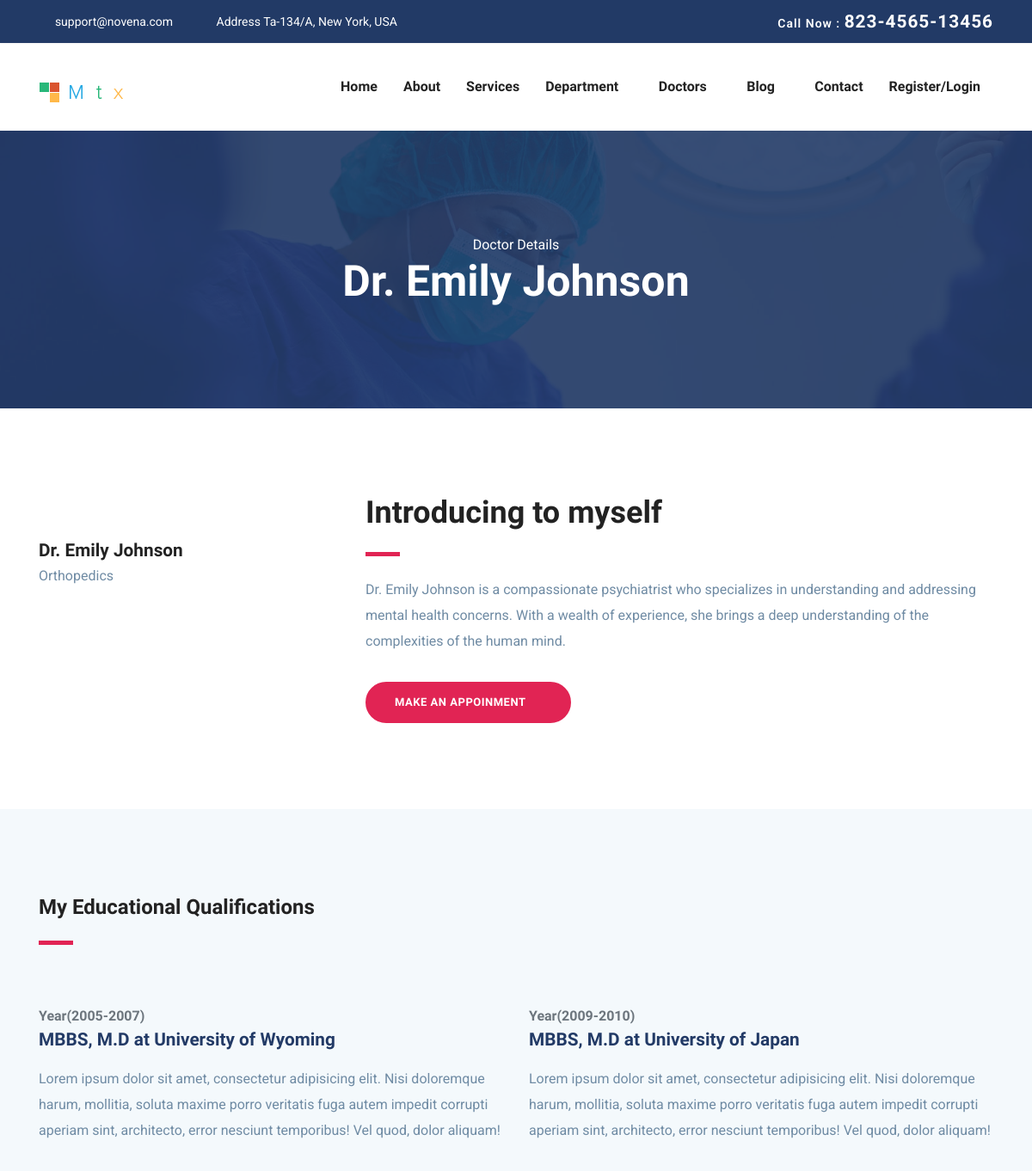
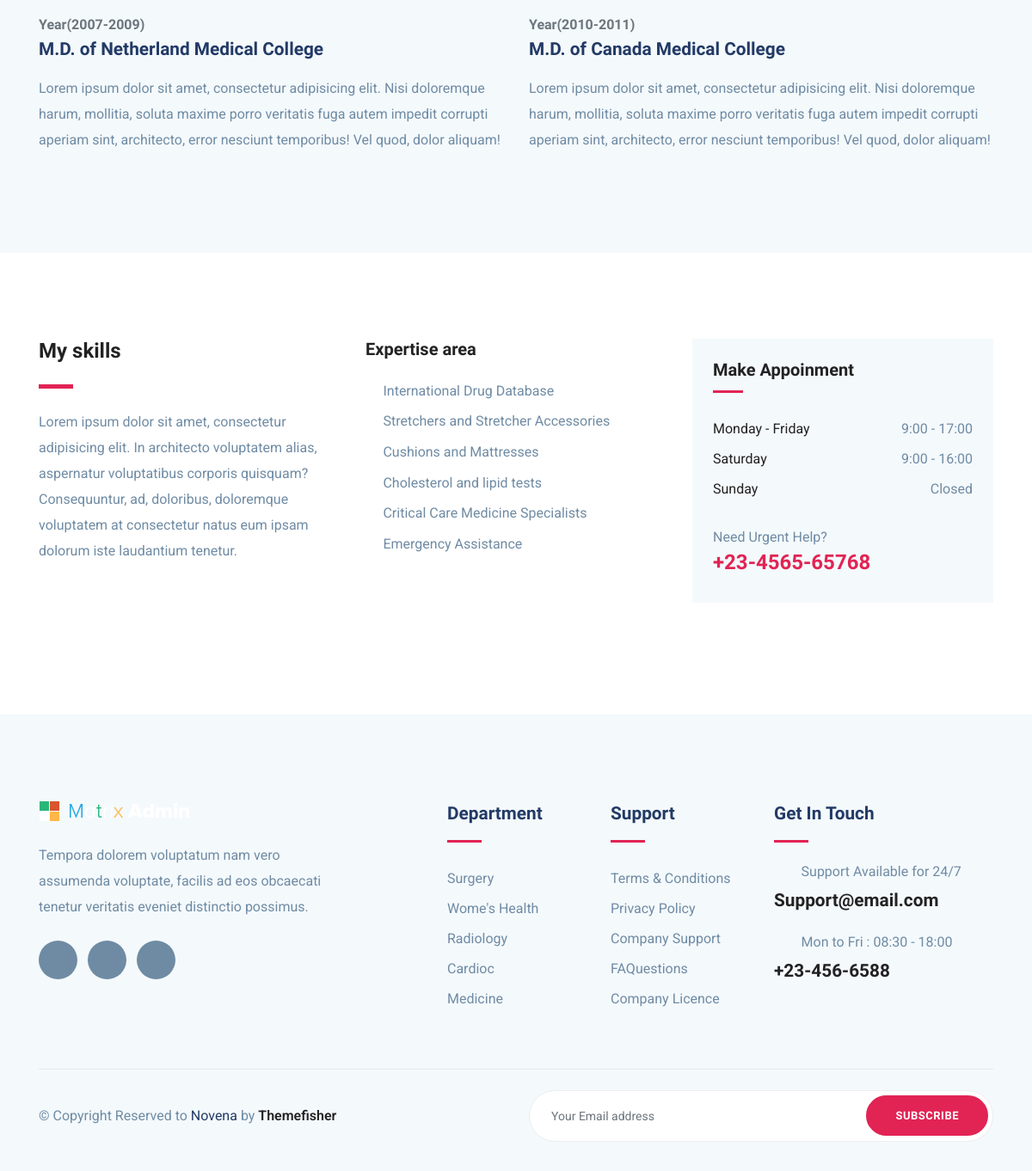
The page /FrontEnd/single_doctor/6 on the database its author committed (2 pictures, top to bottom).
### Backend/models.py (models this page shows)
class doctordb(models.Model):
    name=models.CharField(max_length=100,null=True,blank=True)
    username=models.CharField(max_length=100,null=True,blank=True)
    image=models.ImageField(upload_to="doctor_profile",null=True,blank=True)
    email=models.EmailField(null=True,blank=True,max_length=50)
    address=models.CharField(max_length=100,null=True,blank=True)
    description=models.CharField(max_length=100,null=True,blank=True)
    password=models.CharField(max_length=100,null=True,blank=True)
    department=models.CharField(max_length=100,null=True,blank=True)
    contact=models.CharField(max_length=100,null=True,blank=True)

### FrontEnd/views.py (the view)
# urls.py: path('single_doctor/<int:doc_id>',views.single_doctor,name="single_doctor"),
def single_doctor(request,doc_id):
    doc=doctordb.objects.get(id=doc_id)
    return render(request,"single_doctor.html",{"doc":doc})

### FrontEnd/templates/single_doctor.html (shortened to what this page needs)
<!DOCTYPE html>
{% load static %}
<html lang="zxx">
<head>
  <link rel="stylesheet" href="{% static 'plugins/bootstrap/css/bootstrap.min.css' %}">
  <link rel="stylesheet" href="{% static 'plugins/icofont/icofont.min.css' %}">
  <link rel="stylesheet" href="{% static 'plugins/slick-carousel/slick/slick.css' %}">
  <link rel="stylesheet" href="{% static 'plugins/slick-carousel/slick/slick-theme.css' %}">
  <link rel="stylesheet" href="{% static 'css/style.css' %}">
</head>
<body id="top">
<header>
	<div class="header-top-bar">
		<div class="container">
			<div class="row align-items-center">
				<div class="col-lg-6">
					<ul class="top-bar-info list-inline-item pl-0 mb-0">
						<li class="list-inline-item"><a href="mailto:support@gmail.com"><i class="icofont-support-faq mr-2"></i>support@novena.com</a></li>
						<li class="list-inline-item"><i class="icofont-location-pin mr-2"></i>Address Ta-134/A, New York, USA </li>
					</ul>
				</div>
				<div class="col-lg-6">
					<div class="text-lg-right top-right-bar mt-2 mt-lg-0">
						<a href="tel:+23-345-67890" >
							<span>Call Now : </span>
							<span class="h4">823-4565-13456</span>
						</a>
					</div>
				</div>
			</div>
		</div>
	</div>
	<nav class="navbar navbar-expand-lg navigation" id="navbar">
		<div class="container">
		 	 <a class="navbar-brand" href="index.html">
			  	<img src="images/logo.png" alt="" class="img-fluid">
			  </a>
		  <div class="collapse navbar-collapse" id="navbarmain">
			<ul class="navbar-nav ml-auto">
			  <li class="nav-item active">
				<a class="nav-link" href="{% url 'homepage' %}">Home</a>
			  </li>
			   <li class="nav-item"><a class="nav-link" href="{% url 'about' %}">About</a></li>
			    <li class="nav-item"><a class="nav-link" href="{% url 'service' %}">Services</a></li>
			    <li class="nav-item dropdown">
					<a class="nav-link dropdown-toggle" href="#" id="dropdown02" data-toggle="dropdown" aria-haspopup="true" aria-expanded="false">Department <i class="icofont-thin-down"></i></a>
			  	</li>
			  	<li class="nav-item dropdown">
					<a class="nav-link dropdown-toggle" href="#" id="dropdown03" data-toggle="dropdown" aria-haspopup="true" aria-expanded="false">Doctors <i class="icofont-thin-down"></i></a>
			  	</li>
			   <li class="nav-item dropdown">
					<a class="nav-link dropdown-toggle" href="blog-sidebar.html" id="dropdown05" data-toggle="dropdown" aria-haspopup="true" aria-expanded="false">Blog <i class="icofont-thin-down"></i></a>
			  	</li>
			   <li class="nav-item"><a class="nav-link" href="{% url 'contact' %}">Contact</a></li>
				{% if request.session.username %}
			   <li class="nav-item"><a class="nav-link" href="{% url 'user_Logout' %}">{{request.session.username}} / Logout</a></li>
				{% else %}
				<li class="nav-item"><a class="nav-link" href="{% url 'login_signup' %}">Register/Login</a></li>
				{% endif %}
			</ul>
		  </div>
		</div>
	</nav>
</header>
<section class="page-title bg-1">
  <div class="container">
    <div class="row">
      <div class="col-md-12">
        <div class="block text-center">
          <span class="text-white">Doctor Details</span>
          <h1 class="text-capitalize mb-5 text-lg">{{doc.name}}</h1>
        </div>
      </div>
    </div>
  </div>
</section>
<section class="section doctor-single">
	<div class="container">
		<div class="row">
			<div class="col-lg-4 col-md-6">
				<div class="doctor-img-block">
					<div class="info-block mt-4">
						<h4 class="mb-0">{{doc.name}}</h4>
						<p>{{doc.department}}</p>
						<ul class="list-inline mt-4 doctor-social-links">
							<li class="list-inline-item"><a href="#"><i class="icofont-facebook"></i></a></li>
							<li class="list-inline-item"><a href="#"><i class="icofont-twitter"></i></a></li>
							<li class="list-inline-item"><a href="#"><i class="icofont-skype"></i></a></li>
							<li class="list-inline-item"><a href="#"><i class="icofont-linkedin"></i></a></li>
							<li class="list-inline-item"><a href="#"><i class="icofont-pinterest"></i></a></li>
						</ul>
					</div>
				</div>
			</div>
			<div class="col-lg-8 col-md-6">
				<div class="doctor-details mt-4 mt-lg-0">
					<h2 class="text-md">Introducing to myself</h2>
					<div class="divider my-4"></div>
					<p>{{doc.description}}</p>
					<a href="{% url 'appointment_page' %}" class="btn btn-main-2 btn-round-full mt-3">Make an Appoinment<i class="icofont-simple-right ml-2  "></i></a>
				</div>
			</div>
		</div>
	</div>
</section>
<section class="section doctor-qualification gray-bg">
	<div class="container">
		<div class="row">
			<div class="col-lg-6">
				<div class="section-title">
					<h3>My Educational Qualifications</h3>
					<div class="divider my-4"></div>
				</div>
			</div>
		</div>
		<div class="row">
			<div class="col-lg-6">
				<div class="edu-block mb-5">
					<span class="h6 text-muted">Year(2005-2007) </span>
					<h4 class="mb-3 title-color">MBBS, M.D at University of Wyoming</h4>
					<p>Lorem ipsum dolor sit amet, consectetur adipisicing elit. Nisi doloremque harum, mollitia, soluta maxime porro veritatis fuga autem impedit corrupti aperiam sint, architecto, error nesciunt temporibus! Vel quod, dolor aliquam!</p>
				</div>
				<div class="edu-block">
					<span class="h6 text-muted">Year(2007-2009) </span>
					<h4 class="mb-3 title-color">M.D. of Netherland Medical College</h4>
					<p>Lorem ipsum dolor sit amet, consectetur adipisicing elit. Nisi doloremque harum, mollitia, soluta maxime porro veritatis fuga autem impedit corrupti aperiam sint, architecto, error nesciunt temporibus! Vel quod, dolor aliquam!</p>
				</div>
			</div>
			<div class="col-lg-6">
				<div class="edu-block mb-5">
					<span class="h6 text-muted">Year(2009-2010) </span>
					<h4 class="mb-3 title-color">MBBS, M.D at University of Japan</h4>
					<p>Lorem ipsum dolor sit amet, consectetur adipisicing elit. Nisi doloremque harum, mollitia, soluta maxime porro veritatis fuga autem impedit corrupti aperiam sint, architecto, error nesciunt temporibus! Vel quod, dolor aliquam!</p>
				</div>
				<div class="edu-block">
					<span class="h6 text-muted">Year(2010-2011) </span>
					<h4 class="mb-3 title-color">M.D. of Canada Medical College</h4>
					<p>Lorem ipsum dolor sit amet, consectetur adipisicing elit. Nisi doloremque harum, mollitia, soluta maxime porro veritatis fuga autem impedit corrupti aperiam sint, architecto, error nesciunt temporibus! Vel quod, dolor aliquam!</p>
				</div>
			</div>
		</div>
	</div>
</section>
<section class="section doctor-skills">
	<div class="container">
		<div class="row">
			<div class="col-lg-4">
				<h3>My skills</h3>
				<div class="divider my-4"></div>
				<p>Lorem ipsum dolor sit amet, consectetur adipisicing elit. In architecto voluptatem alias, aspernatur voluptatibus corporis quisquam? Consequuntur, ad, doloribus, doloremque voluptatem at consectetur natus eum ipsam dolorum iste laudantium tenetur.</p>
			</div>
			<div class="col-lg-4">
				<div class="skill-list">
					<h5 class="mb-4">Expertise area</h5>
					<ul class="list-unstyled department-service">
						<li><i class="icofont-check mr-2"></i>International Drug Database</li>
						<li><i class="icofont-check mr-2"></i>Stretchers and Stretcher Accessories</li>
						<li><i class="icofont-check mr-2"></i>Cushions and Mattresses</li>
						<li><i class="icofont-check mr-2"></i>Cholesterol and lipid tests</li>
						<li><i class="icofont-check mr-2"></i>Critical Care Medicine Specialists</li>
						<li><i class="icofont-check mr-2"></i>Emergency Assistance</li>
					</ul>
				</div>
			</div>
			<div class="col-lg-4">
				<div class="sidebar-widget  gray-bg p-4">
					<h5 class="mb-4">Make Appoinment</h5>
					<ul class="list-unstyled lh-35">
					  <li class="d-flex justify-content-between align-items-center">
					    <a href="#">Monday - Friday</a>
					    <span>9:00 - 17:00</span>
					  </li>
					  <li class="d-flex justify-content-between align-items-center">
					    <a href="#">Saturday</a>
					    <span>9:00 - 16:00</span>
					  </li>
					  <li class="d-flex justify-content-between align-items-center">
					    <a href="#">Sunday</a>
					    <span>Closed</span>
					  </li>
					</ul>
					<div class="sidebar-contatct-info mt-4">
						<p class="mb-0">Need Urgent Help?</p>
						<h3 class="text-color-2">+23-4565-65768</h3>
					</div>
				</div>
			</div>
		</div>
	</div>
</section>
<footer class="footer section gray-bg">
	<div class="container">
		<div class="row">
			<div class="col-lg-4 mr-auto col-sm-6">
				<div class="widget mb-5 mb-lg-0">
					<div class="logo mb-4">
						<img src="images/logo.png" alt="" class="img-fluid">
					</div>
					<p>Tempora dolorem voluptatum nam vero assumenda voluptate, facilis ad eos obcaecati tenetur veritatis eveniet distinctio possimus.</p>
					<ul class="list-inline footer-socials mt-4">
						<li class="list-inline-item"><a href="https://www.facebook.com/themefisher"><i class="icofont-facebook"></i></a></li>
						<li class="list-inline-item"><a href="https://twitter.com/themefisher"><i class="icofont-twitter"></i></a></li>
						<li class="list-inline-item"><a href="https://www.pinterest.com/themefisher/"><i class="icofont-linkedin"></i></a></li>
					</ul>
				</div>
			</div>
			<div class="col-lg-2 col-md-6 col-sm-6">
				<div class="widget mb-5 mb-lg-0">
					<h4 class="text-capitalize mb-3">Department</h4>
					<div class="divider mb-4"></div>
					<ul class="list-unstyled footer-menu lh-35">
						<li><a href="#">Surgery </a></li>
						<li><a href="#">Wome's Health</a></li>
						<li><a href="#">Radiology</a></li>
						<li><a href="#">Cardioc</a></li>
						<li><a href="#">Medicine</a></li>
					</ul>
				</div>
			</div>
			<div class="col-lg-2 col-md-6 col-sm-6">
				<div class="widget mb-5 mb-lg-0">
					<h4 class="text-capitalize mb-3">Support</h4>
					<div class="divider mb-4"></div>
					<ul class="list-unstyled footer-menu lh-35">
						<li><a href="#">Terms & Conditions</a></li>
						<li><a href="#">Privacy Policy</a></li>
						<li><a href="#">Company Support </a></li>
						<li><a href="#">FAQuestions</a></li>
						<li><a href="#">Company Licence</a></li>
					</ul>
				</div>
			</div>
			<div class="col-lg-3 col-md-6 col-sm-6">
				<div class="widget widget-contact mb-5 mb-lg-0">
					<h4 class="text-capitalize mb-3">Get in Touch</h4>
					<div class="divider mb-4"></div>
					<div class="footer-contact-block mb-4">
						<div class="icon d-flex align-items-center">
							<i class="icofont-email mr-3"></i>
							<span class="h6 mb-0">Support Available for 24/7</span>
						</div>
						<h4 class="mt-2"><a href="tel:+23-345-67890">Support@email.com</a></h4>
					</div>
					<div class="footer-contact-block">
						<div class="icon d-flex align-items-center">
							<i class="icofont-support mr-3"></i>
							<span class="h6 mb-0">Mon to Fri : 08:30 - 18:00</span>
						</div>
						<h4 class="mt-2"><a href="tel:+23-345-67890">+23-456-6588</a></h4>
					</div>
				</div>
			</div>
		</div>
		<div class="footer-btm py-4 mt-5">
			<div class="row align-items-center justify-content-between">
				<div class="col-lg-6">
					<div class="copyright">
						&copy; Copyright Reserved to <span class="text-color">Novena</span> by <a href="https://themefisher.com/" target="_blank">Themefisher</a>
					</div>
				</div>
				<div class="col-lg-6">
					<div class="subscribe-form text-lg-right mt-5 mt-lg-0">
						<form action="#" class="subscribe">
							<input type="text" class="form-control" placeholder="Your Email address">
							<a href="#" class="btn btn-main-2 btn-round-full">Subscribe</a>
						</form>
					</div>
				</div>
			</div>
		</div>
	</div>
</footer>
  </body>
  </html>

### FrontEnd/static/css/style.css (style rules this page uses)
html { overflow-x: hidden; }
body { line-height: 1.6; font-family: "Roboto", sans-serif; -webkit-font-smoothing: antialiased; font-size: 16px; color: #6F8BA4; font-weight: 400; }
h1, .h1, h2, .h2, h3, .h3, h4, .h4, h5, .h5, h6, .h6 { font-family: "Exo", sans-serif; font-weight: 700; color: #222; }
h1, .h1 { font-size: 2.5rem; }
h2, .h2 { font-size: 44px; }
h3, .h3 { font-size: 1.5rem; }
h4, .h4 { font-size: 1.3rem; line-height: 30px; }
h5, .h5 { font-size: 1.25rem; }
h6, .h6 { font-size: 1rem; }
p { line-height: 30px; }
input[type="email"], input[type="password"], input[type="text"], input[type="tel"] { box-shadow: none; height: 45px; outline: none; font-size: 14px; }
.form-control { box-shadow: none; border-radius: 0; }
.btn { display: inline-block; font-size: 14px; font-size: 0.8125rem; font-weight: 700; letter-spacing: .5px; padding: .75rem 2rem; font-family: "Exo", sans-serif; text-transform: uppercase; border-radius: 5px; border: 2px solid transparent; transition: all .35s ease; }
.btn-main-2 { background: #e12454; color: #fff; border-color: #e12454; }
.btn-round-full { border-radius: 50px; }
.section { padding: 100px 0; }
.text-md { font-size: 2.25rem; }
.text-lg { font-size: 3.75rem; }
a { color: #222; text-decoration: none; transition: all .35s ease; }
.page-title { padding: 120px 0px 70px 0px; position: relative; }
.page-title .block h1 { color: #fff; }
.title-color { color: #223a66; }
.section-title { margin-bottom: 70px; }
.text-lg { font-size: 50px; }
.gray-bg { background: #f4f9fc; }
#navbarmain { padding: 20px 0px; }
#navbarmain .nav-link { font-weight: 600; padding: 10px 15px; color: #222; font-family: "Exo", sans-serif; text-transform: capitalize; font-size: 16px; transition: all .25s ease; }
.dropdown-toggle::after { display: none; }
.navbar-brand { margin-top: 10px; }
.header-top-bar { background: #223a66; font-size: 14px; padding: 10px 0px; box-shadow: 0 1px 2px rgba(0, 0, 0, 0.05); color: #fff; }
.top-bar-info li a { color: #fff; margin-right: 20px; }
.top-right-bar a span { color: #fff; font-weight: 600; letter-spacing: 1px; }
.bg-1 { background: url("../images/bg/22.jpg") no-repeat 50% 50%; background-size: cover; position: relative; }
.text-color { color: #223a66; }
.text-color-2 { color: #e12454; }
.divider { width: 40px; height: 5px; background: #e12454; }
.department-service { margin-bottom: 40px; }
.department-service li { margin-bottom: 10px; }
.department-service li i { color: #e12454; }
.lh-35 { line-height: 35px; }
.sidebar-widget { margin-bottom: 30px; padding-bottom: 35px; }
.sidebar-widget h5 { margin-bottom: 30px; position: relative; padding-bottom: 15px; }
.sidebar-widget h5:before { position: absolute; content: ""; left: 0px; bottom: 0px; width: 35px; height: 3px; background: #e12454; }
.footer { padding-bottom: 10px; }
.footer .copyright a { font-weight: 600; }
.logo { font-weight: 600; letter-spacing: 1px; }
.widget .divider { height: 3px; }
.widget h4 { color: #223a66; }
.widget .footer-menu a { color: #6F8BA4; }
.footer-contact-block span { font-weight: 400; color: #6F8BA4; }
.footer-contact-block i { font-size: 20px; }
.footer-btm { border-top: 1px solid rgba(0, 0, 0, 0.06); }
.footer-socials li a { width: 45px; height: 45px; background: #6F8BA4; color: #fff; display: inline-block; text-align: center; border-radius: 100%; padding-top: 12px; }
.subscribe { position: relative; }
.subscribe .form-control { border-radius: 50px; height: 60px; padding-left: 25px; border-color: #eee; }
.subscribe .btn { position: absolute; right: 6px; top: 6px; }

### rows shown on the page
doctordb: name "Dr. Emily Johnson", department "Orthopedics", description "Dr. Emily Johnson is a compassionate psychiatrist who specializes in understanding and addressing mental health concerns. With a wealth of experience, she brings a deep understanding of the complexities of the human mind."
